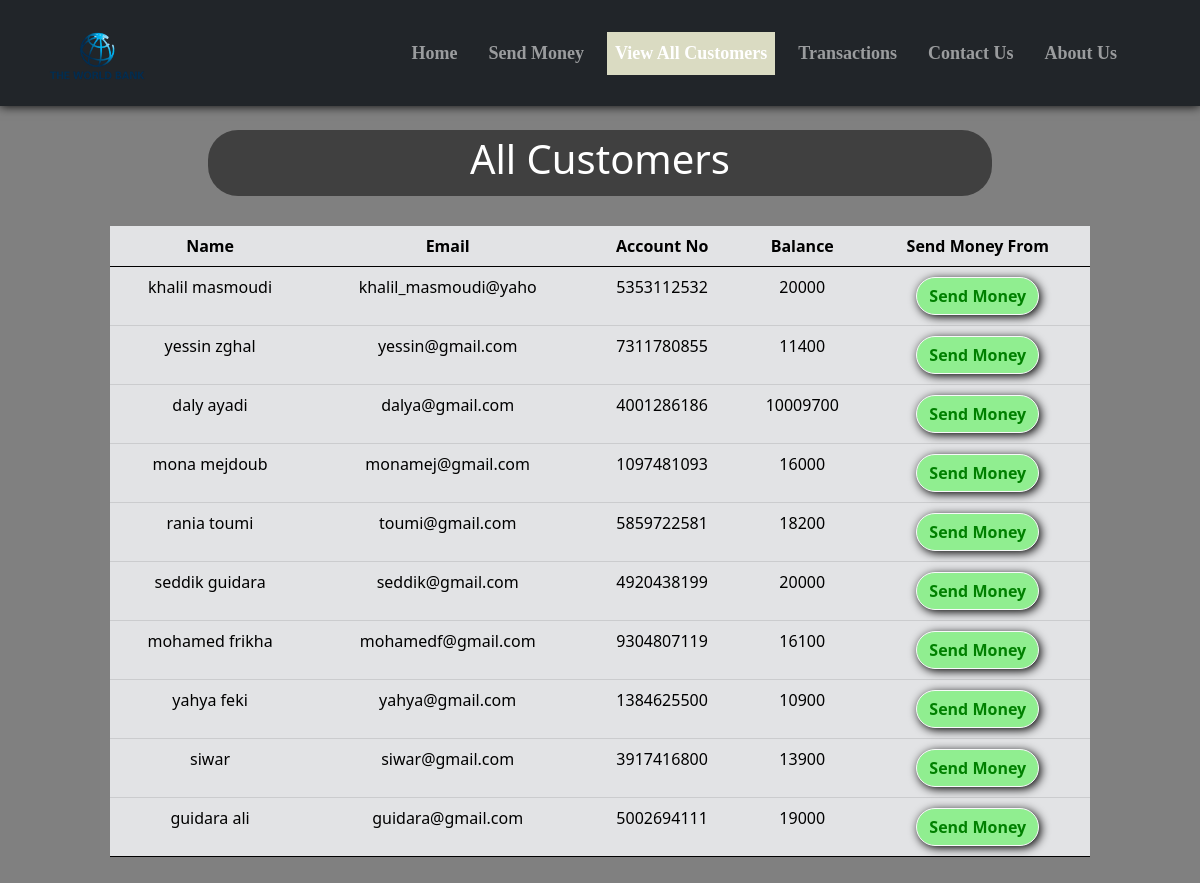
/all_cust.php, run on the app's committed database.
### tables this page shows
CREATE TABLE `users` (
  `sr` int(11) NOT NULL,
  `name` varchar(20) NOT NULL,
  `email` varchar(20) NOT NULL,
  `accno` varchar(10) NOT NULL,
  `blc` bigint(20) NOT NULL
);

### all_cust.php (the view, shortened to what this page needs)
<!doctype html>
<html lang="en">
<head>
    <link href="https://cdn.jsdelivr.net/npm/bootstrap@5.0.2/dist/css/bootstrap.min.css" rel="stylesheet"
>
    <link rel="stylesheet" href="https://cdnjs.cloudflare.com/ajax/libs/font-awesome/5.15.3/css/all.min.css"
 />
</head>
<body style="background-color:#808080;">
    <?php include 'rotate.php'; ?>
    <nav class="navbar navbar-expand-lg navbar-dark bg-dark fixed fixed-top"
        style="font-family:candara; font-size:18px; box-shadow: 0px 0px 10px 0px black;">
        <div class="container-fluid">
            <a href="index.php"><img src="statics\bangg.png" alt=""
                    style="height: 80px; margin-left:25px; margin-top:10px;"></a>
        </div>
        <div class="collapse navbar-collapse" id="navbarSupportedContent">
            <b>
                <ul class="navbar-nav ">
                    <li class="nav-item nav-links" style="margin-left:15px;">
                        <a class="nav-link text-nowrap" aria-current="page" href="index.php">Home</a>
                    </li>
                    <li class="nav-item" style="margin-left:15px; ">
                        <a class="nav-link text-nowrap" href="send_money.php">Send Money</a>
                    </li>
                    <li class="nav-item" style="margin-left:15px;">
                        <a class="nav-link text-nowrap active" href="all_cust.php">View All Customers</a>
                    </li>
                    <li class="nav-item" style="margin-left:15px;">
                        <a class="nav-link text-nowrap" href="transactions.php">Transactions</a>
                    </li>
                    <li class="nav-item" style="margin-left:15px;">
                        <a class="nav-link text-nowrap" href="contact_us.php">Contact Us</a>
                    </li>
                    <li class="nav-item" style="margin-left:15px; margin-right:75px;">
                        <a class="nav-link text-nowrap" href="about_us.php">About Us</a>
                    </li>
                </ul>
            </b>
        </div>
    </nav>
    <center>
        <div class="container" style="margin-top: 10%; padding:10px 80px 10px 80px; ">
            <div
                style="width:80%; background-color:rgba(0,0,0,.5); padding:5px 5px 5px 5px; border-radius:30px; box-shadow: 2px 2px 10px gray;">
                <h1 style=" color:white;">All Customers</h1>
            </div>
            <?php
    $conn = mysqli_connect($servername, $username, $password, $database);
    if(!$conn){
        die("Connection not established: ".mysqli_connect_error());
    }else{
        $sql = "SELECT * FROM `users`";
        $result = mysqli_query($conn, $sql);
?>
            <table class="table table-secondary" style="margin-top: 30px;">
                <thead>
                    <tr>
                        <th scope="col">Name</th>
                        <th scope="col">Email</th>
                        <th scope="col">Account No</th>
                        <th scope="col">Balance</th>
                        <th scope="col">Send Money From</th>
                    </tr>
                </thead>
                <?php
echo "<tbody>";
        while($row = mysqli_fetch_assoc($result)){
        echo    '
            <tr>
              <td>'.$row['name'].'</td>
              <td>'.$row['email'].'</td>
              <td>'.$row['accno'].'</td>
              <td>'.$row['blc'].'</td>
              <td style="padding:10px 10px 10px 10px">
              <a href="send_money.php?reads='.$row['accno'].'"
              <button type="button" class="btn mybtn btn-outline-light">Send Money</button>
              </a>
              </td>
            </tr>';
    }
    }
    echo "</tbody>";
?>
        </div>
    </center>
</body>
</html>

### rotate.php (shortened to what this page needs)
<html>
<head>
<link rel="stylesheet" href="https://cdnjs.cloudflare.com/ajax/libs/font-awesome/5.15.3/css/all.min.css" />
</head>
<body>
    </body>
</html>

### all_cust.php (style rules this page uses)
.navbar-dark .navbar-nav .nav-link.active { background-color: #dadbc2; }
th, td { text-align: center; }
.mybtn { box-shadow: 2px 2px 10px black; border-radius: 30px; font-weight: bold; background-color: lightgreen; color: green; }

### data on the page
users: name "khalil masmoudi", email "khalil_masmoudi@yaho", accno "5353112532", blc "20000"
users: name "yessin zghal", email "yessin@gmail.com", accno "7311780855", blc "11400"
users: name "daly ayadi", email "dalya@gmail.com", accno "4001286186", blc "10009700"
users: name "mona mejdoub", email "monamej@gmail.com", accno "1097481093", blc "16000"
users: name "rania toumi", email "toumi@gmail.com", accno "5859722581", blc "18200"
users: name "seddik guidara", email "seddik@gmail.com", accno "4920438199", blc "20000"
users: name "mohamed frikha", email "mohamedf@gmail.com", accno "9304807119", blc "16100"
users: name "yahya feki", email "yahya@gmail.com", accno "1384625500", blc "10900"
users: name "siwar", email "siwar@gmail.com", accno "3917416800", blc "13900"
users: name "guidara ali", email "guidara@gmail.com", accno "5002694111", blc "19000"
